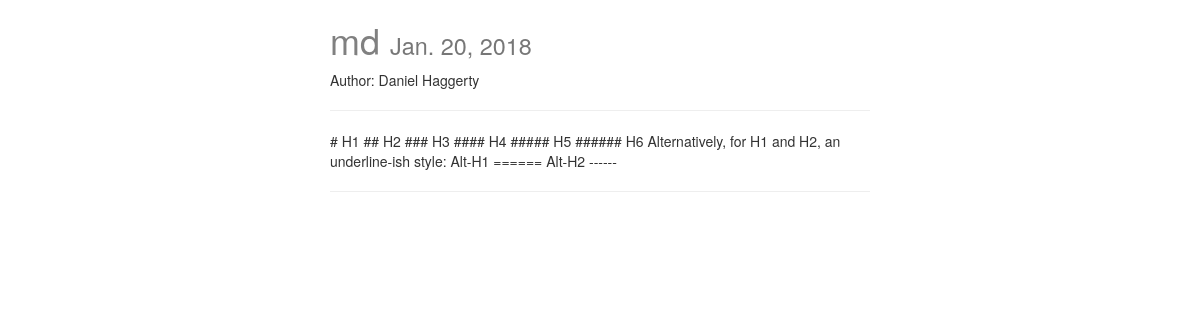
/posts/md/, run on an earlier commit of the app's database.
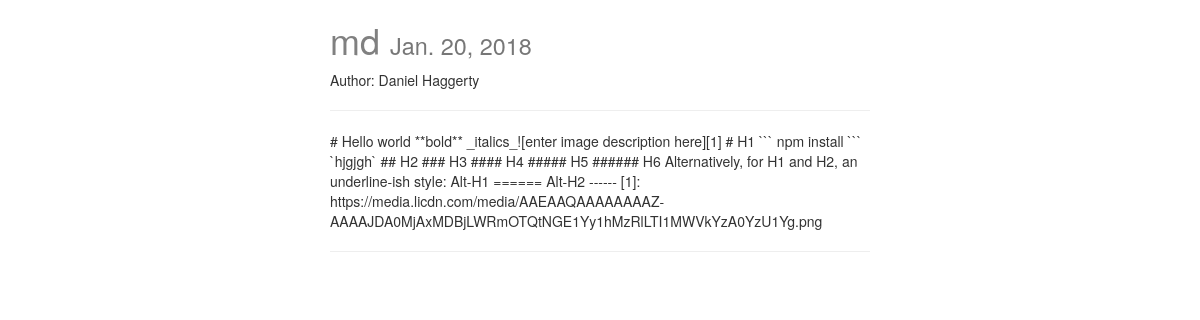
And on a later commit of the database.
### posts/models.py (models this page shows, shortened)
class Post(models.Model):
    user = models.ForeignKey(settings.AUTH_USER_MODEL, default=1)
    title = models.CharField(max_length=120)
    slug = models.SlugField(unique=True)
    image = models.ImageField(
        upload_to=upload_location,
        null=True,
        blank=True,
        height_field="height_field",
        width_field="width_field")
    height_field = models.IntegerField(default=0)
    width_field = models.IntegerField(default=0)
    content = models.TextField()
    draft = models.BooleanField(default=False)
    publish = models.DateField(auto_now=False, auto_now_add=False)
    updated = models.DateTimeField(auto_now=True, auto_now_add=False)
    timestamp = models.DateTimeField(auto_now=False, auto_now_add=True)
    objects = PostManager()
    class Meta:
        ordering = ["-timestamp", "-updated"]

### posts/views.py (the view)
# urls.py: url(r'^(?P<slug>[\w-]+)/$', post_detail, name='detail'),
def post_detail(request, slug=None):  # RETRIEVE
    instance = get_object_or_404(Post, slug=slug)
    if instance.draft or instance.publish > timezone.now().date():
        if not request.user.is_staff or not request.user.is_superuser:
            raise Http404
    share_string = quote_plus(instance.content)
    context = {
        "title": instance.title,
        "instance": instance,
        "share_string": share_string
    }
    return render(request, 'post_detail.html', context)

### templates/post_detail.html (shortened to what this page needs)
{% extends 'base.html' %}
{% load urlify %}
{% block content %}
<div class='col-sm-6 col-sm-offset-3'>
<h1>{{ title }} <small>{% if instance.draft %}<span style='color:red'>Draft </span>{% endif %}{{ instance.publish }}</small></h1>
{% if instance.user.get_full_name %}
<p>
  Author: {{ instance.user.get_full_name}}
</p>
{% endif %}
<p>
<hr/>
</p>
<div class='row'>
<div class='col-sm-12'>
<div class='content-markdown'>{{ instance.content }}</div>
<hr/>
<br/>
</div>
</div>
</div>
{% endblock content %}

What changed in the data, as far as the page shows it:
changed Post "md": content "# H1 ## H2 ### H3 #### H4 ##### H5 ###### H6 Alternatively, for H1 and H2, an underline-ish style: Alt-H1 ====== Alt-H2 ------" → "# Hello world **bold** _italics_![enter image description here][1] # H1 ``` npm install ``` `hjgjgh` ## H2 ### H3 #### H4 ##### H5 ###### H6 Alternatively, for H1 and H2, an underline-ish style: Alt-H1 ====== Alt-H2 ------ [1]: https://media.licdn.com/media/AAEAAQAAAAAAAAZ-AAAAJDA0MjAxMDBjLWRmOTQtNGE1Yy1hMzRlLTI1MWVkYzA0YzU1Yg.png"
